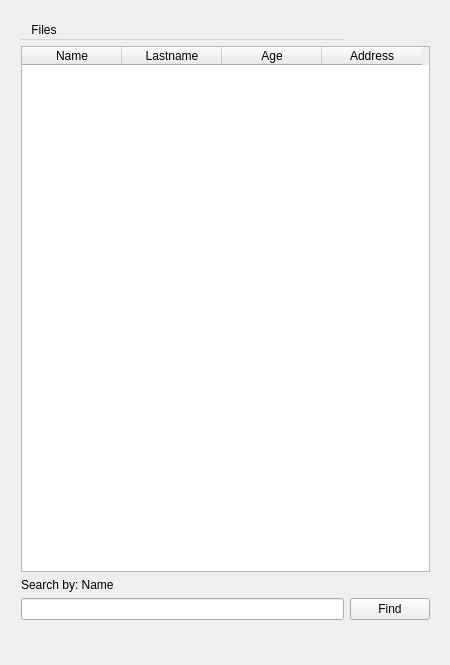
<?xml version="1.0" encoding="UTF-8"?>
<ui version="4.0">
 <class>MainWindow</class>
 <widget class="QMainWindow" name="MainWindow">
  <property name="enabled">
   <bool>true</bool>
  </property>
  <property name="geometry">
   <rect>
    <x>0</x>
    <y>0</y>
    <width>450</width>
    <height>665</height>
   </rect>
  </property>
  <property name="sizePolicy">
   <sizepolicy hsizetype="Preferred" vsizetype="Preferred">
    <horstretch>0</horstretch>
    <verstretch>0</verstretch>
   </sizepolicy>
  </property>
  <property name="minimumSize">
   <size>
    <width>450</width>
    <height>665</height>
   </size>
  </property>
  <property name="maximumSize">
   <size>
    <width>450</width>
    <height>665</height>
   </size>
  </property>
  <property name="baseSize">
   <size>
    <width>0</width>
    <height>0</height>
   </size>
  </property>
  <property name="tabletTracking">
   <bool>true</bool>
  </property>
  <property name="windowTitle">
   <string>MainWindow</string>
  </property>
  <property name="autoFillBackground">
   <bool>false</bool>
  </property>
  <property name="animated">
   <bool>false</bool>
  </property>
  <property name="documentMode">
   <bool>false</bool>
  </property>
  <property name="unifiedTitleAndToolBarOnMac">
   <bool>false</bool>
  </property>
  <widget class="QWidget" name="centralWidget">
   <widget class="QWidget" name="">
    <property name="geometry">
     <rect>
      <x>10</x>
      <y>10</y>
      <width>431</width>
      <height>621</height>
     </rect>
    </property>
    <layout class="QGridLayout" name="gridLayout">
     <item row="0" column="0">
      <widget class="QMenuBar" name="menuBar_2">
       <widget class="QMenu" name="menuFile">
        <property name="title">
         <string>Files</string>
        </property>
        <addaction name="separator"/>
        <addaction name="actionOpen_file_json"/>
        <addaction name="actionExit"/>
       </widget>
       <addaction name="menuFile"/>
      </widget>
     </item>
     <item row="1" column="0" colspan="2">
      <widget class="QTableWidget" name="userTableWidget">
       <column>
        <property name="text">
         <string>Name</string>
        </property>
       </column>
       <column>
        <property name="text">
         <string>Lastname</string>
        </property>
       </column>
       <column>
        <property name="text">
         <string>Age</string>
        </property>
       </column>
       <column>
        <property name="text">
         <string>Address</string>
        </property>
       </column>
      </widget>
     </item>
     <item row="2" column="0">
      <widget class="QLabel" name="findLabel">
       <property name="text">
        <string>Search by: Name</string>
       </property>
      </widget>
     </item>
     <item row="3" column="0">
      <widget class="QLineEdit" name="findLineEdit"/>
     </item>
     <item row="3" column="1">
      <widget class="QPushButton" name="findButton">
       <property name="text">
        <string>Find</string>
       </property>
      </widget>
     </item>
    </layout>
   </widget>
  </widget>
  <action name="actionOpen_file_json">
   <property name="text">
    <string>Open file (.json)</string>
   </property>
  </action>
  <action name="actionExit">
   <property name="text">
    <string>Exit</string>
   </property>
  </action>
 </widget>
 <layoutdefault spacing="6" margin="11"/>
 <resources/>
 <connections/>
</ui>
